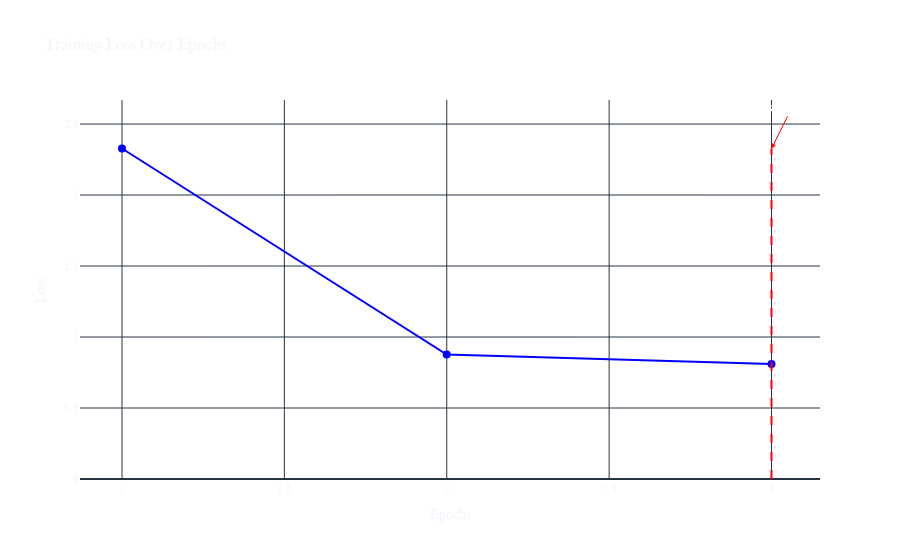

The code cell stored with this chart in its notebook:
### Code cell
loss_values = history.history['loss']

# Create a line chart using Plotly
fig = go.Figure()

fig.add_trace(go.Scatter(
    x=list(range(1, len(loss_values) + 1)),
    y=loss_values,
    mode='lines+markers',
    name='Training Loss',
    marker=dict(size=8, color='blue'),
    line=dict(color='blue', width=2)
))

fig.update_layout(
    title='Training Loss Over Epochs',
    xaxis_title='Epochs',
    yaxis_title='Loss',
    template='plotly_dark',
    hovermode='x unified',
    legend=dict(x=0.7, y=0.9),
    font=dict(family='Arial', size=12),
    paper_bgcolor='rgba(0,0,0,0)',
    plot_bgcolor='rgba(0,0,0,0)',
)

# Adding vertical line to indicate the best epoch (lowest loss)
best_epoch = loss_values.index(min(loss_values)) + 1
fig.add_shape(
    type="line",
    x0=best_epoch,
    x1=best_epoch,
    y0=0,
    y1=max(loss_values),
    line=dict(color="red", width=2, dash="dash"),
)
fig.add_annotation(
    x=best_epoch,
    y=max(loss_values),
    text="Best Epoch",
    showarrow=True,
    arrowhead=2,
    arrowsize=1,
    arrowcolor="red",
    ax=20,
    ay=-40,
    font=dict(color="white", size=12),
)

fig.show()

### Figure 1 — Plotly figure (JSON) as saved in the notebook; plotly's stock layout.template omitted (floating-point values rounded to 4 significant figures)
{"data": [{"line": {"color": "blue", "width": 2}, "marker": {"color": "blue", "size": 8}, "mode": "lines+markers", "name": "Training Loss", "type": "scatter", "x": [1, 2, 3], "y": [2.328, 0.8765, 0.8107]}], "layout": {"annotations": [{"arrowcolor": "red", "arrowhead": 2, "arrowsize": 1, "ax": 20, "ay": -40, "font": {"color": "white", "size": 12}, "showarrow": true, "text": "Best Epoch", "x": 3, "y": 2.328}], "font": {"family": "Arial", "size": 12}, "hovermode": "x unified", "legend": {"x": 0.7, "y": 0.9}, "paper_bgcolor": "rgba(0,0,0,0)", "plot_bgcolor": "rgba(0,0,0,0)", "shapes": [{"line": {"color": "red", "dash": "dash", "width": 2}, "type": "line", "x0": 3, "x1": 3, "y0": 0, "y1": 2.328}], "title": {"text": "Training Loss Over Epochs"}, "xaxis": {"title": {"text": "Epochs"}}, "yaxis": {"title": {"text": "Loss"}}}}
